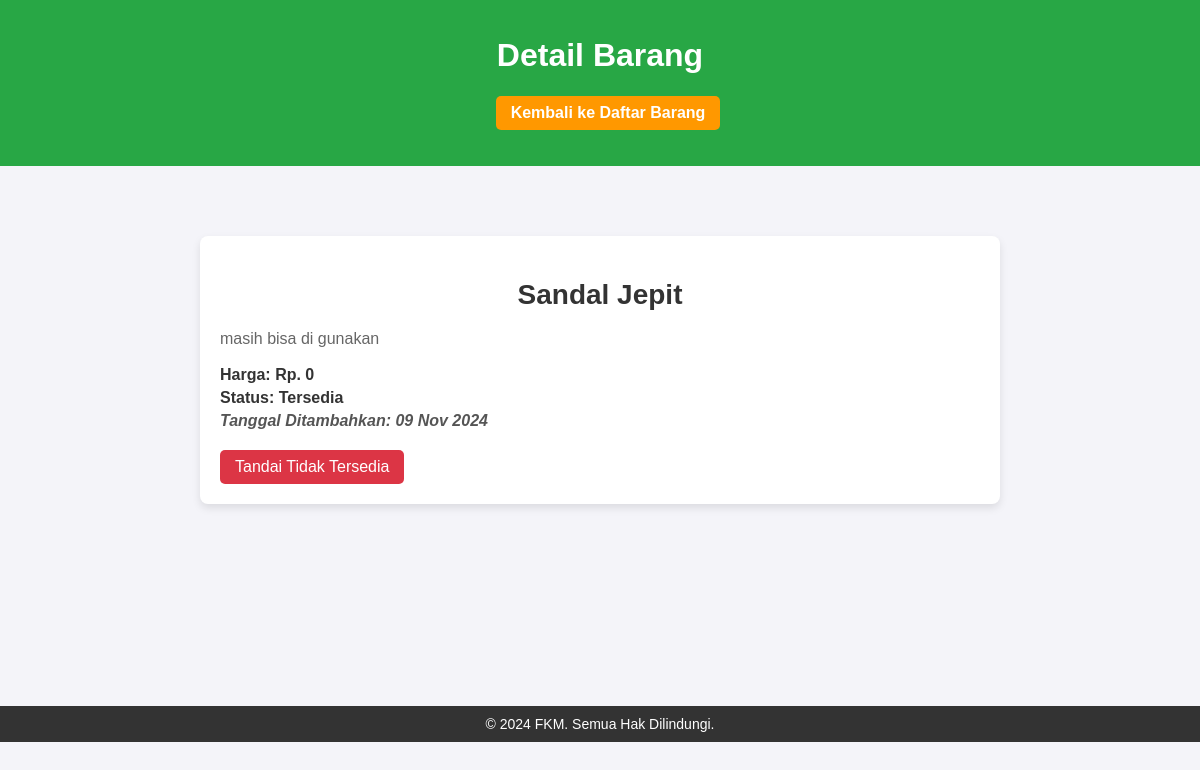
Screenshot of /item-detail.php?id=5 with the database file from the repository.
### tables this page shows
CREATE TABLE `items` (
  `id` int(11) NOT NULL,
  `name` varchar(255) NOT NULL,
  `description` text NOT NULL,
  `price` decimal(10,2) DEFAULT NULL,
  `status` enum('Tersedia','Tidak Tersedia') DEFAULT 'Tersedia',
  `created_at` timestamp NOT NULL DEFAULT current_timestamp()
);

### item-detail.php (the view, shortened to what this page needs)
<!DOCTYPE html>
<html lang="id">
<head>
    <link rel="stylesheet" href="styles.css">
</head>
<body>
    <header>
        <h1>Detail Barang</h1>
        <a href="index.php" class="back-button">Kembali ke Daftar Barang</a>
    </header>
<br>
<br>
<br>
    <main>
        <?php
        $conn = new mysqli("localhost", "root", "", "db_used");
        $id = $_GET['id'];
        $sql = "SELECT * FROM items WHERE id = $id";
        $result = $conn->query($sql);
        if ($result->num_rows > 0) {
            $row = $result->fetch_assoc();
            echo "<div class='item-detail'>";
            echo "<h2 class='item-name'>" . $row["name"] . "</h2>";
            echo "<p class='item-description'>" . $row["description"] . "</p>";
            echo "<p class='item-price'>Harga: " . ($row["price"] ? "Rp. " . number_format($row["price"], 0, ',', '.') : "Gratis") . "</p>";
            echo "<p class='item-status'>Status: " . ucfirst($row["status"]) . "</p>";
            echo "<p class='item-date'>Tanggal Ditambahkan: " . date("d M Y", strtotime($row["created_at"])) . "</p>";
            echo "<form method='POST' action='update-status.php' class='status-form' onsubmit='return confirmStatusChange(event)'>";
            if ($row["status"] !== 'Tidak Tersedia') {
                echo "<button type='submit' name='status' value='Tidak Tersedia' class='status-btn unavailable'>Tandai Tidak Tersedia</button>";
            }
            echo "</form>";
            echo "</div>";
        } else {
            echo "<p>Barang tidak ditemukan.</p>";
        }
        ?>
    </main>
<br>
<br>
<br>
<br>
<br>
<br>
<br>
    <footer>
        <p>&copy; 2024 FKM. Semua Hak Dilindungi.</p>
    </footer>
</body>
</html>

### styles.css (style rules this page uses)
body { font-family: Arial, sans-serif; margin: 0; padding: 0; background-color: #f4f4f9; color: #333; }
header { background-color: #28a745; color: white; padding: 1rem; text-align: center; }
header a { color: white; text-decoration: none; margin-left: 1rem; font-weight: bold; }
main { padding: 1rem; max-width: 800px; margin: auto; }
h2 { font-size: 28px; color: #333; text-align: center; margin-bottom: 1rem; }
.item-price { color: #28a745; font-weight: bold; }
.item-status { color: #007bff; }
.item-detail { background-color: white; padding: 20px; border-radius: 8px; box-shadow: 0 4px 8px rgba(0, 0, 0, 0.1); margin-bottom: 20px; }
.item-name { font-size: 28px; color: #333; margin-bottom: 10px; }
.item-description { font-size: 16px; color: #666; line-height: 1.5; margin-bottom: 15px; }
.item-price, .item-status, .item-date { font-size: 16px; color: #333; margin: 5px 0; font-weight: bold; }
.item-date { font-style: italic; color: #555; }
.back-button { display: inline-block; padding: 8px 15px; background-color: #FF9800; color: white; text-decoration: none; border-radius: 5px; font-weight: bold; margin-bottom: 20px; }
.status-form { margin-top: 20px; display: flex; gap: 10px; }
.status-btn { padding: 10px 20px; font-size: 16px; border-radius: 5px; border: none; cursor: pointer; }
.status-btn.unavailable { background-color: #dc3545; color: white; }
.status-form button { padding: 8px 15px; border: none; border-radius: 5px; color: white; font-size: 16px; cursor: pointer; }
footer { background-color: #333; color: white; padding: 10px; text-align: center; margin-top: 40px; }
footer p { margin: 0; font-size: 14px; }

### rows the page displays
items: name "Sandal Jepit", description "masih bisa di gunakan", price "0", status "Tersedia", created_at "09 Nov 2024"
